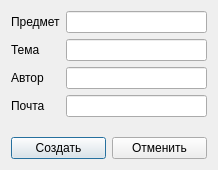
<?xml version="1.0" encoding="UTF-8"?>
<ui version="4.0">
 <class>TestMetaWindow</class>
 <widget class="QDialog" name="TestMetaWindow">
  <property name="geometry">
   <rect>
    <x>0</x>
    <y>0</y>
    <width>218</width>
    <height>170</height>
   </rect>
  </property>
  <property name="windowTitle">
   <string>Ввод мета-информации теста</string>
  </property>
  <layout class="QVBoxLayout" name="verticalLayout">
   <item>
    <layout class="QFormLayout" name="formLayout">
     <item row="0" column="0">
      <widget class="QLabel" name="subjectLabel">
       <property name="text">
        <string>Предмет</string>
       </property>
      </widget>
     </item>
     <item row="0" column="1">
      <widget class="QLineEdit" name="subjectEdit"/>
     </item>
     <item row="1" column="0">
      <widget class="QLabel" name="themeLabel">
       <property name="text">
        <string>Тема</string>
       </property>
      </widget>
     </item>
     <item row="1" column="1">
      <widget class="QLineEdit" name="themeEdit"/>
     </item>
     <item row="2" column="0">
      <widget class="QLabel" name="authorLabel">
       <property name="text">
        <string>Автор</string>
       </property>
      </widget>
     </item>
     <item row="2" column="1">
      <widget class="QLineEdit" name="authorEdit"/>
     </item>
     <item row="3" column="0">
      <widget class="QLabel" name="emailLabel">
       <property name="text">
        <string>Почта</string>
       </property>
      </widget>
     </item>
     <item row="3" column="1">
      <widget class="QLineEdit" name="emailEdit"/>
     </item>
    </layout>
   </item>
   <item>
    <layout class="QHBoxLayout" name="horizontalLayout">
     <item>
      <widget class="QPushButton" name="createBtn">
       <property name="text">
        <string>Создать</string>
       </property>
      </widget>
     </item>
     <item>
      <widget class="QPushButton" name="cancelBtn">
       <property name="text">
        <string>Отменить</string>
       </property>
      </widget>
     </item>
    </layout>
   </item>
  </layout>
 </widget>
 <resources/>
 <connections/>
</ui>
